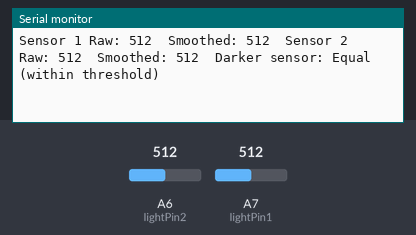
The sketch below on a simulated Arduino Nano, built with avr-gcc and run on an emulated ATmega328P. On the bench: the last lines printed to the serial monitor. Inputs (shaded band) come from the test bench; at power-on: A7 (lightPin1) = 512, A6 (lightPin2) = 512.

Above: at 15.1 s.
15.2 s: A7 (lightPin1) set to 958
At 15.45 s:
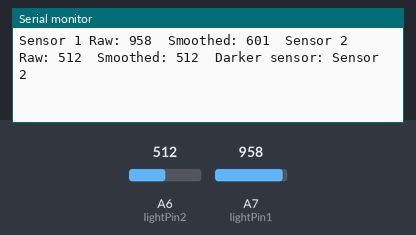
18.2 s: A7 (lightPin1) set to 979
At 18.23 s:
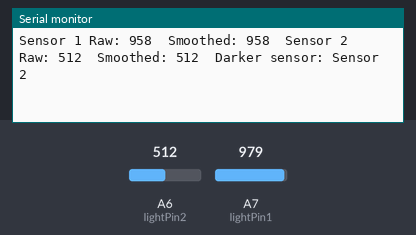
Timing chart, 0 to 21.2 s (numbered marks = the images above; inputs shaded):
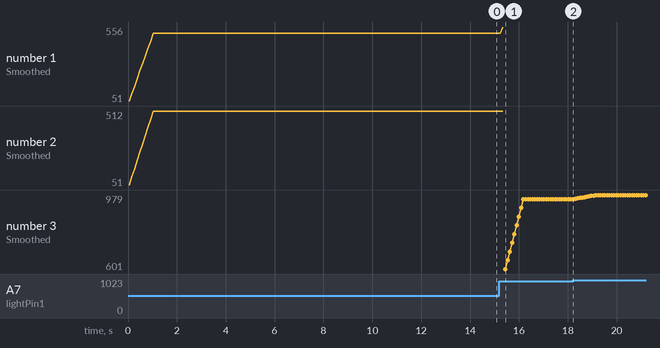

Measured:
- after the input at 15.2 s, the serial monitor: prints a new line after 0.14 s (image 1)
- plotted number 1: 512 → 556 after the input at 15.2 s
- plotted number 3: 958 → 979 after the input at 18.2 s

The sketch:

light_compareSensors.ino
```cpp
/*******************************************************************************
 * Dual Light Sensor Comparison System
 *
 * HARDWARE CONFIGURATION:
 * - Primary light sensor connected to pin A7
 * - Secondary light sensor connected to pin A6
 *
 * CONTROL VARIABLES:
 * Pin Configuration:
 * - lightPin1 (A7)      : Analog input pin for first light sensor
 * - lightPin2 (A6)      : Analog input pin for second light sensor
 *
 * Timing Controls:
 * - lightReadInterval   : Milliseconds between sensor readings (50ms)
 * - lastLightReadTime   : Timestamp of last sensor reading
 *
 * Rolling Average Configuration:
 * - lightAverageWindow  : Number of samples in rolling average (10)
 * - lightReadings1[]    : Array storing historical readings for sensor 1
 * - lightReadings2[]    : Array storing historical readings for sensor 2
 * - lightReadIndex      : Current position in rolling average array
 * - lightTotalValue1    : Running sum of all readings for sensor 1
 * - lightTotalValue2    : Running sum of all readings for sensor 2
 *
 * Sensor Values:
 * - lightValue1         : Raw analog reading from sensor 1 (0-1023)
 * - lightValue2         : Raw analog reading from sensor 2 (0-1023)
 * - smoothedLight1      : Filtered value from rolling average for sensor 1
 * - smoothedLight2      : Filtered value from rolling average for sensor 2
 *
 * FUNCTIONALITY:
 * - Performs analog readings from both sensors at specified intervals
 * - Implements rolling average for noise reduction on both sensors
 * - Compares readings to determine darker sensor
 * - Outputs raw values, smoothed values, and comparison via Serial
 *
 */

// Pin and threshold definitions
int lightPin1 = A7;
int lightPin2 = A6;
const int lightAverageWindow = 10;
const int equalityThreshold = 50;  // Adjust this value for sensitivity

// Global variables
int lightValue1 = 0;
int lightValue2 = 0;
int smoothedLight1 = 0;
int smoothedLight2 = 0;
unsigned long lastLightReadTime = 0;
unsigned int lightReadInterval = 50;

// Rolling average variables
int lightReadings1[lightAverageWindow];
int lightReadings2[lightAverageWindow];
int lightReadIndex = 0;
long lightTotalValue1 = 0;
long lightTotalValue2 = 0;

void initializeLightAverage() {
  for (int i = 0; i < lightAverageWindow; i++) {
    lightReadings1[i] = 0;
    lightReadings2[i] = 0;
  }
  lightTotalValue1 = 0;
  lightTotalValue2 = 0;
  lightReadIndex = 0;
}

void updateLightAverage(int newValue1, int newValue2) {
  lightTotalValue1 = lightTotalValue1 - lightReadings1[lightReadIndex];
  lightReadings1[lightReadIndex] = newValue1;
  lightTotalValue1 = lightTotalValue1 + newValue1;

  lightTotalValue2 = lightTotalValue2 - lightReadings2[lightReadIndex];
  lightReadings2[lightReadIndex] = newValue2;
  lightTotalValue2 = lightTotalValue2 + newValue2;

  lightReadIndex = (lightReadIndex + 1) % lightAverageWindow;

  smoothedLight1 = lightTotalValue1 / lightAverageWindow;
  smoothedLight2 = lightTotalValue2 / lightAverageWindow;
}

void readLightSensors() {
  unsigned long currentTime = millis();
  if (currentTime - lastLightReadTime >= lightReadInterval) {
    lightValue1 = analogRead(lightPin1);
    lightValue2 = analogRead(lightPin2);

    updateLightAverage(lightValue1, lightValue2);
    printLightValues();

    lastLightReadTime = currentTime;
  }
}

void printLightValues() {
  Serial.print("Sensor 1 Raw: ");
  Serial.print(lightValue1);
  Serial.print("\tSmoothed: ");
  Serial.print(smoothedLight1);
  Serial.print("\tSensor 2 Raw: ");
  Serial.print(lightValue2);
  Serial.print("\tSmoothed: ");
  Serial.print(smoothedLight2);
  Serial.print("\tDarker sensor: ");

  int difference = abs(smoothedLight1 - smoothedLight2);

  if (difference <= equalityThreshold) {
    Serial.println("Equal (within threshold)");
  } else if (smoothedLight1 < smoothedLight2) {
    Serial.println("Sensor 1");
  } else {
    Serial.println("Sensor 2");
  }
}

void setup() {
  Serial.begin(9600);
  Serial.println("Dual Light Sensor Comparison");
  initializeLightAverage();
}

void loop() {
  readLightSensors();
}
```
